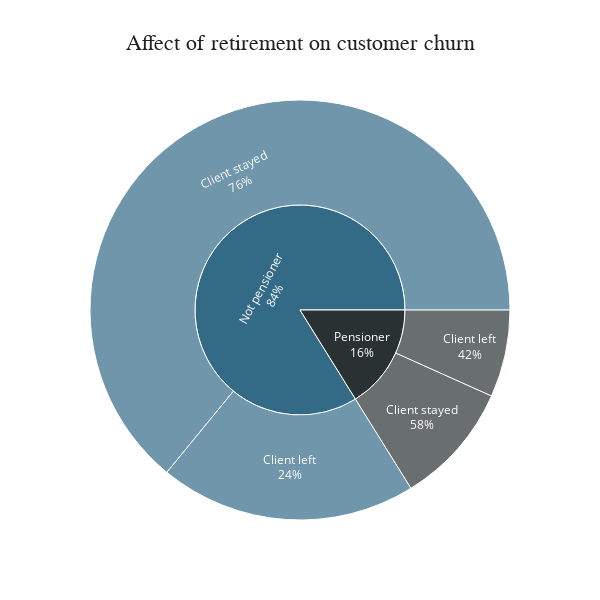
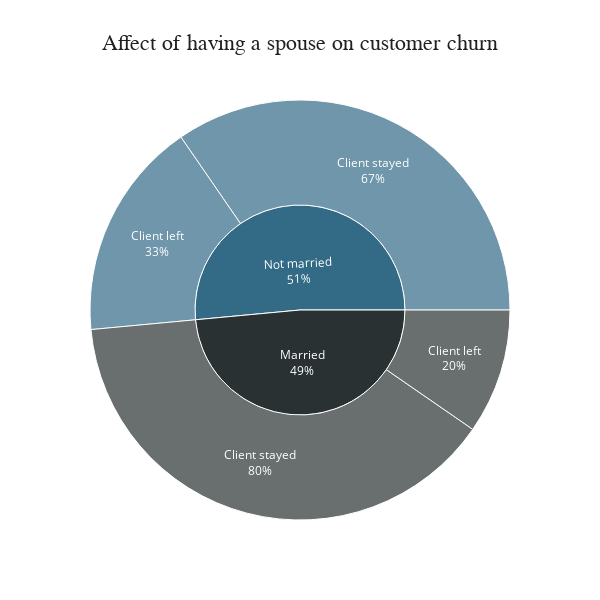

Here is the notebook cell these charts were saved with, in order:
### Code cell
fig = px.sunburst(SeniorCitizen, path = ['SeniorCitizen', 'Churn'], values = 'count', color = 'SeniorCitizen', title = 'Affect of retirement on customer churn',
                 color_discrete_map = {'Not pensioner': '#336B87', 'Pensioner': '#2A3132'},
                 width = 600, height = 600)

fig.update_layout(plot_bgcolor = 'white', title_font_family = 'Calibri Black', title_font_color = '#221f1f', title_font_size = 22, title_x = 0.5)

fig.update_traces(textinfo = 'label + percent parent')
                  
fig.show()
##########################
fig = px.sunburst(spouse, path = ['Partner', 'Churn'], values = 'count', color = 'Partner', title = 'Affect of having a spouse on customer churn',
                 color_discrete_map = {'Not married': '#336B87', 'Married': '#2A3132'},
                 width = 600, height = 600)

fig.update_layout(plot_bgcolor = 'white', title_font_family = 'Calibri Black', title_font_color = '#221f1f', title_font_size = 22, title_x = 0.5)

fig.update_traces(textinfo = 'label + percent parent')
                  
fig.show()

### Figure 1 — Plotly figure (JSON) as saved in the notebook; plotly's stock layout.template omitted (floating-point values rounded to 4 significant figures)
{"data": [{"branchvalues": "total", "customdata": [["Not pensioner"], ["Pensioner"], ["Not pensioner"], ["Pensioner"], ["Not pensioner"], ["Pensioner"]], "domain": {"x": [0, 1], "y": [0, 1]}, "hovertemplate": "labels=%{label}<br>count=%{value}<br>parent=%{parent}<br>id=%{id}<br>SeniorCitizen=%{customdata[0]}<extra></extra>", "ids": ["Not pensioner/Client left", "Pensioner/Client left", "Not pensioner/Client stayed", "Pensioner/Client stayed", "Not pensioner", "Pensioner"], "labels": ["Client left", "Client left", "Client stayed", "Client stayed", "Not pensioner", "Pensioner"], "marker": {"colors": ["#336B87", "#2A3132", "#336B87", "#2A3132", "#336B87", "#2A3132"]}, "name": "", "parents": ["Not pensioner", "Pensioner", "Not pensioner", "Pensioner", "", ""], "textinfo": "label+percent parent", "type": "sunburst", "values": [1185, 402, 3835, 564, 5020, 966]}], "layout": {"height": 600, "legend": {"tracegroupgap": 0}, "plot_bgcolor": "white", "title": {"font": {"color": "#221f1f", "family": "Calibri Black", "size": 22}, "text": "Affect of retirement on customer churn", "x": 0.5}, "width": 600}}

### Figure 2 — Plotly figure (JSON) as saved in the notebook; plotly's stock layout.template omitted (floating-point values rounded to 4 significant figures)
{"data": [{"branchvalues": "total", "customdata": [["Married"], ["Not married"], ["Married"], ["Not married"], ["Married"], ["Not married"]], "domain": {"x": [0, 1], "y": [0, 1]}, "hovertemplate": "labels=%{label}<br>count=%{value}<br>parent=%{parent}<br>id=%{id}<br>Partner=%{customdata[0]}<extra></extra>", "ids": ["Married/Client stayed", "Not married/Client stayed", "Married/Client left", "Not married/Client left", "Married", "Not married"], "labels": ["Client stayed", "Client stayed", "Client left", "Client left", "Married", "Not married"], "marker": {"colors": ["#2A3132", "#336B87", "#2A3132", "#336B87", "#2A3132", "#336B87"]}, "name": "", "parents": ["Married", "Not married", "Married", "Not married", "", ""], "textinfo": "label+percent parent", "type": "sunburst", "values": [2328, 2071, 576, 1011, 2904, 3082]}], "layout": {"height": 600, "legend": {"tracegroupgap": 0}, "plot_bgcolor": "white", "title": {"font": {"color": "#221f1f", "family": "Calibri Black", "size": 22}, "text": "Affect of having a spouse on customer churn", "x": 0.5}, "width": 600}}
